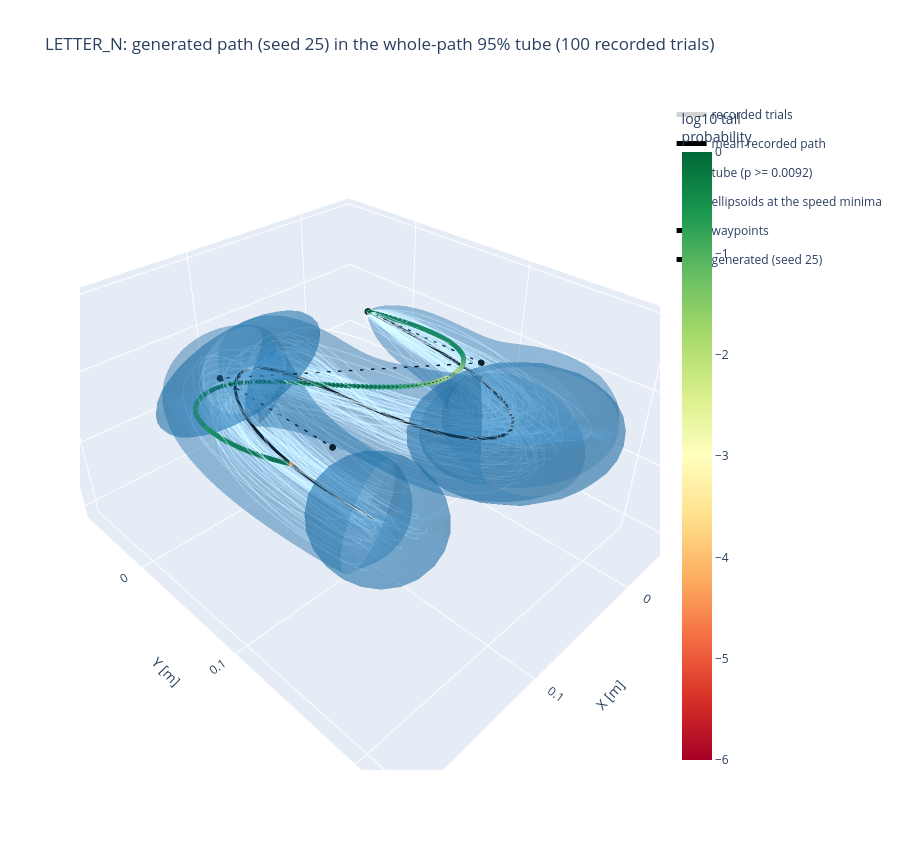
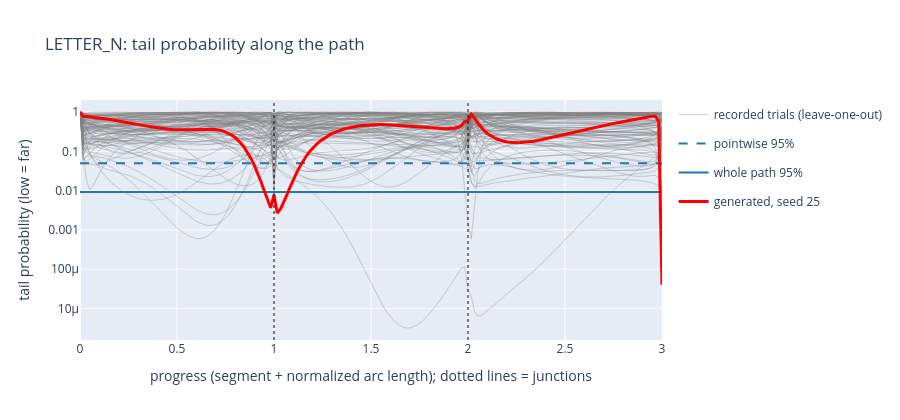

Here is the notebook cell these charts were saved with, in order:
### Markdown cell above
## Interactive export (Plotly)

One self-contained HTML file (Plotly embedded, it opens offline) with the 3D scene and the profile along the path. Clicking a legend entry hides or shows a group; hovering a recorded trial shows its subject and recording, so the most atypical trials can be identified.

### Code cell
import plotly.graph_objects as go

EXPORT_PATH = f"path_tube_{TASK}_seed_{GEN_SEED}.html"
N_RING = 40                                   # points of every cross-section ellipse of the exported tube
TUBE_COLOR = "rgb(31, 119, 180)"
SHOW_JUNCTIONS = True                         # initial state of the ellipsoids at the speed minima (toggled from the legend)


def transported_bases(path):
    """
    Orthonormal bases [n_segments, n_points, 3, 2] of the planes normal to the path. Inside every segment the
    first normal is carried from one point to the next by projecting it on the next plane, so consecutive
    cross-sections are parametrized without twist.
    """
    tangent = path_tangents(path)
    bases = np.empty(path.shape + (2,))
    for k in range(path.shape[0]):
        n1 = normal_bases(tangent[k, 0])[:, 0]
        for i in range(path.shape[1]):
            t = tangent[k, i]
            n1 = n1 - np.dot(n1, t) * t
            n1 /= np.linalg.norm(n1)
            bases[k, i] = np.column_stack([n1, np.cross(t, n1)])
    return bases


def tube_surface(k, radius, frames):
    """Grids (X, Y, Z) of the tube of segment k at a Mahalanobis radius, junctions excluded:
    ring i is {m_i + B_i L_i radius c(theta)}, with L_i the Cholesky factor of the normal-plane covariance."""
    theta = np.linspace(0.0, 2.0 * np.pi, N_RING + 1)
    circle = np.stack([np.cos(theta), np.sin(theta)])
    rings = []
    for i in range(1, N_POINTS - 1):
        frame = frames[k, i]
        chol = np.linalg.cholesky(frame.T @ cov_path[k, i] @ frame)
        rings.append(mean_path[k, i] + (frame @ (radius * chol @ circle)).T)
    rings = np.stack(rings)
    return rings[..., 0], rings[..., 1], rings[..., 2]


def plotly_tube(generated=None, generated_tail=None, p_level=None, title="", show_junctions=True):
    """Interactive 3D scene: recorded trials, mean path, tube, ellipsoids at the speed minima, waypoints and a generated path.
    The ellipsoids are a separate legend entry; with show_junctions=False they start hidden."""
    p_level = P_SIMULTANEOUS if p_level is None else p_level
    r_plane, r_junction = tube_radii(p_level)
    frames = transported_bases(mean_path)
    flat = [[0.0, TUBE_COLOR], [1.0, TUBE_COLOR]]
    fig = go.Figure()

    for n, (trial, f) in enumerate(zip(aligned, trial_files)):
        path = trial.reshape(-1, 3)
        fig.add_trace(go.Scatter3d(
            x=path[:, 0], y=path[:, 1], z=path[:, 2], mode="lines",
            line=dict(color="rgba(128, 128, 128, 0.35)", width=2),
            name="recorded trials", legendgroup="recorded", showlegend=(n == 0),
            hovertext=f"{f.parts[-3]} / {f.stem}", hoverinfo="text",
        ))

    path = mean_path.reshape(-1, 3)
    fig.add_trace(go.Scatter3d(x=path[:, 0], y=path[:, 1], z=path[:, 2], mode="lines",
                               line=dict(color="black", width=6), name="mean recorded path"))

    for k in range(N_SEGMENTS):
        x, y, z = tube_surface(k, r_plane, frames)
        fig.add_trace(go.Surface(x=x, y=y, z=z, surfacecolor=np.zeros_like(x), colorscale=flat, showscale=False,
                                 opacity=0.25, name=f"tube (p >= {p_level:.2g})", legendgroup="tube",
                                 showlegend=(k == 0), hoverinfo="skip"))
        x, y, z = ellipsoid(mean_path[k, -1], cov_path[k, -1], r_junction, n=24)
        fig.add_trace(go.Surface(x=x, y=y, z=z, surfacecolor=np.zeros_like(x), colorscale=flat, showscale=False,
                                 opacity=0.35, name="ellipsoids at the speed minima", legendgroup="junctions",
                                 showlegend=(k == 0), visible=True if show_junctions else "legendonly",
                                 hoverinfo="skip"))

    waypoints = WAYPOINTS_BY_TASK[TASK]
    fig.add_trace(go.Scatter3d(x=waypoints[:, 0], y=waypoints[:, 1], z=waypoints[:, 2], mode="lines+markers",
                               line=dict(color="black", width=3, dash="dash"), marker=dict(size=4, color="black"),
                               name="waypoints"))

    if generated is not None:
        path, tail = generated.reshape(-1, 3), generated_tail.ravel()
        segment, s = np.repeat(np.arange(N_SEGMENTS) + 1, N_POINTS), np.tile(S_GRID, N_SEGMENTS)
        fig.add_trace(go.Scatter3d(
            x=path[:, 0], y=path[:, 1], z=path[:, 2], mode="lines+markers",
            line=dict(color="black", width=2),
            marker=dict(size=3, color=np.log10(np.clip(tail, 1e-6, 1.0)), colorscale="RdYlGn", cmin=-6, cmax=0,
                        colorbar=dict(title="log10 tail<br>probability")),
            name=f"generated (seed {GEN_SEED})",
            hovertext=[f"segment {a}, s = {b:.2f}<br>tail probability {p:.2e}" for a, b, p in zip(segment, s, tail)],
            hoverinfo="text",
        ))

    fig.update_layout(
        title=title, height=850, legend=dict(itemsizing="constant"),
        scene=dict(aspectmode="data", xaxis_title="X [m]", yaxis_title="Y [m]", zaxis_title="Z [m]"),
    )
    return fig


def plotly_profile(generated_tail=None, label="generated", title=""):
    """Interactive tail probability along the path: recorded trials (leave-one-out), thresholds and a generated path."""
    x = progress.ravel()
    fig = go.Figure()
    for n, (tail, f) in enumerate(zip(loo_tail, trial_files)):
        fig.add_trace(go.Scatter(x=x, y=np.clip(tail.ravel(), 1e-12, 1.0), mode="lines",
                                 line=dict(color="rgba(128, 128, 128, 0.35)", width=1),
                                 name="recorded trials (leave-one-out)", legendgroup="recorded", showlegend=(n == 0),
                                 hovertext=f"{f.parts[-3]} / {f.stem}", hoverinfo="text+y"))
    for level, dash, name in [(P_POINTWISE, "dash", f"pointwise {COVERAGE:.0%}"),
                              (P_SIMULTANEOUS, "solid", f"whole path {COVERAGE:.0%}")]:
        fig.add_trace(go.Scatter(x=[0, N_SEGMENTS], y=[level, level], mode="lines",
                                 line=dict(color=TUBE_COLOR, dash=dash), name=name))
    if generated_tail is not None:
        fig.add_trace(go.Scatter(x=x, y=np.clip(generated_tail.ravel(), 1e-12, 1.0), mode="lines",
                                 line=dict(color="red", width=3), name=label))
    for k in range(1, N_SEGMENTS):
        fig.add_vline(x=k, line=dict(color="black", dash="dot", width=1))
    fig.update_layout(title=title, height=420, yaxis_type="log",
                      xaxis_title="progress (segment + normalized arc length); dotted lines = junctions",
                      yaxis_title="tail probability (low = far)")
    return fig


fig_tube = plotly_tube(generated, generated_tail, show_junctions=SHOW_JUNCTIONS,
                       title=f"{TASK}: generated path (seed {GEN_SEED}) in the whole-path {COVERAGE:.0%} tube ({n_trials} recorded trials)")
fig_profile = plotly_profile(generated_tail, label=f"generated, seed {GEN_SEED}",
                             title=f"{TASK}: tail probability along the path")

with open(EXPORT_PATH, "w", encoding="utf-8") as f:
    f.write(f"<html><head><meta charset='utf-8'><title>{TASK} path tube</title></head><body>\n")
    f.write(fig_tube.to_html(full_html=False, include_plotlyjs=True))
    f.write(fig_profile.to_html(full_html=False, include_plotlyjs=False))
    f.write("\n</body></html>\n")
print(f"exported: {os.path.abspath(EXPORT_PATH)}")

fig_tube.show()
fig_profile.show()
